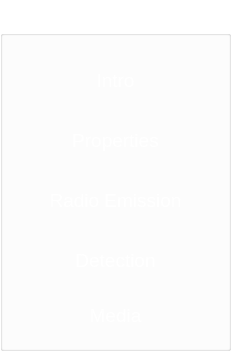
  <widget class="QGroupBox" name="groupBox">
   <property name="geometry">
    <rect>
     <x>30</x>
     <y>90</y>
     <width>231</width>
     <height>351</height>
    </rect>
   </property>
   <property name="minimumSize">
    <size>
     <width>231</width>
     <height>321</height>
    </size>
   </property>
   <property name="palette">
    <palette>
     <active>
      <colorrole role="WindowText">
       <brush brushstyle="SolidPattern">
        <color alpha="255">
         <red>255</red>
         <green>255</green>
         <blue>255</blue>
        </color>
       </brush>
      </colorrole>
      <colorrole role="Button">
       <brush brushstyle="SolidPattern">
        <color alpha="10">
         <red>255</red>
         <green>255</green>
         <blue>255</blue>
        </color>
       </brush>
      </colorrole>
      <colorrole role="Base">
       <brush brushstyle="SolidPattern">
        <color alpha="10">
         <red>255</red>
         <green>255</green>
         <blue>255</blue>
        </color>
       </brush>
      </colorrole>
      <colorrole role="Window">
       <brush brushstyle="SolidPattern">
        <color alpha="10">
         <red>255</red>
         <green>255</green>
         <blue>255</blue>
        </color>
       </brush>
      </colorrole>
     </active>
     <inactive>
      <colorrole role="WindowText">
       <brush brushstyle="SolidPattern">
        <color alpha="255">
         <red>255</red>
         <green>255</green>
         <blue>255</blue>
        </color>
       </brush>
      </colorrole>
      <colorrole role="Button">
       <brush brushstyle="SolidPattern">
        <color alpha="10">
         <red>255</red>
         <green>255</green>
         <blue>255</blue>
        </color>
       </brush>
      </colorrole>
      <colorrole role="Base">
       <brush brushstyle="SolidPattern">
        <color alpha="10">
         <red>255</red>
         <green>255</green>
         <blue>255</blue>
        </color>
       </brush>
      </colorrole>
      <colorrole role="Window">
       <brush brushstyle="SolidPattern">
        <color alpha="10">
         <red>255</red>
         <green>255</green>
         <blue>255</blue>
        </color>
       </brush>
      </colorrole>
     </inactive>
     <disabled>
      <colorrole role="WindowText">
       <brush brushstyle="SolidPattern">
        <color alpha="255">
         <red>190</red>
         <green>190</green>
         <blue>190</blue>
        </color>
       </brush>
      </colorrole>
      <colorrole role="Button">
       <brush brushstyle="SolidPattern">
        <color alpha="10">
         <red>255</red>
         <green>255</green>
         <blue>255</blue>
        </color>
       </brush>
      </colorrole>
      <colorrole role="Base">
       <brush brushstyle="SolidPattern">
        <color alpha="10">
         <red>255</red>
         <green>255</green>
         <blue>255</blue>
        </color>
       </brush>
      </colorrole>
      <colorrole role="Window">
       <brush brushstyle="SolidPattern">
        <color alpha="10">
         <red>255</red>
         <green>255</green>
         <blue>255</blue>
        </color>
       </brush>
      </colorrole>
     </disabled>
    </palette>
   </property>
   <property name="font">
    <font>
     <family>High Tower Text</family>
     <pointsize>16</pointsize>
     <weight>50</weight>
     <italic>false</italic>
     <bold>false</bold>
    </font>
   </property>
   <property name="autoFillBackground">
    <bool>false</bool>
   </property>
   <property name="styleSheet">
    <string notr="true">background-color:rgba(255, 255, 255, 10)</string>
   </property>
   <property name="title">
    <string>       About EAS           </string>
   </property>
   <property name="flat">
    <bool>true</bool>
   </property>
   <widget class="QPushButton" name="pushButton">
    <property name="geometry">
     <rect>
      <x>10</x>
      <y>40</y>
      <width>211</width>
      <height>81</height>
     </rect>
    </property>
    <property name="minimumSize">
     <size>
      <width>211</width>
      <height>71</height>
     </size>
    </property>
    <property name="palette">
     <palette>
      <active>
       <colorrole role="ButtonText">
        <brush brushstyle="SolidPattern">
         <color alpha="255">
          <red>255</red>
          <green>255</green>
          <blue>255</blue>
         </color>
        </brush>
       </colorrole>
      </active>
      <inactive>
       <colorrole role="ButtonText">
        <brush brushstyle="SolidPattern">
         <color alpha="255">
          <red>255</red>
          <green>255</green>
          <blue>255</blue>
         </color>
        </brush>
       </colorrole>
      </inactive>
      <disabled>
       <colorrole role="ButtonText">
        <brush brushstyle="SolidPattern">
         <color alpha="255">
          <red>190</red>
          <green>190</green>
          <blue>190</blue>
         </color>
        </brush>
       </colorrole>
      </disabled>
     </palette>
    </property>
    <property name="font">
     <font>
      <family>MS UI Gothic</family>
      <pointsize>14</pointsize>
      <weight>50</weight>
      <bold>false</bold>
     </font>
    </property>
    <property name="styleSheet">
     <string notr="true">#pushButton {
background-color: url transparent;
border-image: url(:un3.png);
background: none;
border:  none;
background-repeat: none;
}
#pushButton:hover
{
border-image: url(:un1.png);
}
#pushButton:pressed
{
border-image: url(:un2.png);
}
</string>
    </property>
    <property name="text">
     <string>Intro</string>
    </property>
   </widget>
   <widget class="QPushButton" name="pushButton_2">
    <property name="geometry">
     <rect>
      <x>10</x>
      <y>100</y>
      <width>211</width>
      <height>81</height>
     </rect>
    </property>
    <property name="palette">
     <palette>
      <active>
       <colorrole role="ButtonText">
        <brush brushstyle="SolidPattern">
         <color alpha="255">
          <red>255</red>
          <green>255</green>
          <blue>255</blue>
         </color>
        </brush>
       </colorrole>
      </active>
      <inactive>
       <colorrole role="ButtonText">
        <brush brushstyle="SolidPattern">
         <color alpha="255">
          <red>255</red>
          <green>255</green>
          <blue>255</blue>
         </color>
        </brush>
       </colorrole>
      </inactive>
      <disabled>
       <colorrole role="ButtonText">
        <brush brushstyle="SolidPattern">
         <color alpha="255">
          <red>190</red>
          <green>190</green>
          <blue>190</blue>
         </color>
        </brush>
       </colorrole>
      </disabled>
     </palette>
    </property>
    <property name="font">
     <font>
      <family>MS UI Gothic</family>
      <pointsize>14</pointsize>
      <weight>50</weight>
      <bold>false</bold>
     </font>
    </property>
    <property name="styleSheet">
     <string notr="true">#pushButton_2 {
background-color: url transparent;
border-image: url(:un3.png);
background: none;
border:  none;
background-repeat: none;
}
#pushButton_2:hover
{
border-image: url(:un1.png);
}
#pushButton_2:pressed
{
border-image: url(:un2.png);
}
</string>
    </property>
    <property name="text">
     <string>Properties</string>
    </property>
   </widget>
   <widget class="QPushButton" name="pushButton_3">
    <property name="geometry">
     <rect>
      <x>10</x>
      <y>160</y>
      <width>211</width>
      <height>81</height>
     </rect>
    </property>
    <property name="palette">
     <palette>
      <active>
       <colorrole role="ButtonText">
        <brush brushstyle="SolidPattern">
         <color alpha="255">
          <red>255</red>
          <green>255</green>
          <blue>255</blue>
         </color>
        </brush>
       </colorrole>
      </active>
      <inactive>
       <colorrole role="ButtonText">
        <brush brushstyle="SolidPattern">
         <color alpha="255">
          <red>255</red>
          <green>255</green>
          <blue>255</blue>
         </color>
        </brush>
       </colorrole>
      </inactive>
      <disabled>
       <colorrole role="ButtonText">
        <brush brushstyle="SolidPattern">
         <color alpha="255">
          <red>190</red>
          <green>190</green>
          <blue>190</blue>
         </color>
        </brush>
       </colorrole>
      </disabled>
     </palette>
    </property>
    <property name="font">
     <font>
      <family>MS UI Gothic</family>
      <pointsize>14</pointsize>
      <weight>50</weight>
      <bold>false</bold>
     </font>
    </property>
    <property name="styleSheet">
     <string notr="true">#pushButton_3 {
background-color: url transparent;
border-image: url(:un3.png);
background: none;
border:  none;
background-repeat: none;
}
#pushButton_3:hover
{
border-image: url(:un1.png);
}
#pushButton_3:pressed
{
border-image: url(:un2.png);
}
</string>
    </property>
    <property name="text">
     <string>Radio Emission</string>
    </property>
   </widget>
   <widget class="QPushButton" name="pushButton_4">
    <property name="geometry">
     <rect>
      <x>10</x>
      <y>220</y>
      <width>211</width>
      <height>81</height>
     </rect>
    </property>
    <property name="palette">
     <palette>
      <active>
       <colorrole role="Button">
        <brush brushstyle="SolidPattern">
         <color alpha="255">
          <red>78</red>
          <green>154</green>
          <blue>6</blue>
         </color>
        </brush>
       </colorrole>
       <colorrole role="ButtonText">
        <brush brushstyle="SolidPattern">
         <color alpha="255">
          <red>255</red>
          <green>255</green>
          <blue>255</blue>
         </color>
        </brush>
       </colorrole>
      </active>
      <inactive>
       <colorrole role="Button">
        <brush brushstyle="SolidPattern">
         <color alpha="255">
          <red>78</red>
          <green>154</green>
          <blue>6</blue>
         </color>
        </brush>
       </colorrole>
       <colorrole role="ButtonText">
        <brush brushstyle="SolidPattern">
         <color alpha="255">
          <red>255</red>
          <green>255</green>
          <blue>255</blue>
         </color>
        </brush>
       </colorrole>
      </inactive>
      <disabled>
       <colorrole role="Button">
        <brush brushstyle="SolidPattern">
         <color alpha="255">
          <red>78</red>
          <green>154</green>
          <blue>6</blue>
         </color>
        </brush>
       </colorrole>
       <colorrole role="ButtonText">
        <brush brushstyle="SolidPattern">
         <color alpha="255">
          <red>190</red>
          <green>190</green>
          <blue>190</blue>
         </color>
        </brush>
       </colorrole>
      </disabled>
     </palette>
    </property>
    <property name="font">
     <font>
      <family>MS UI Gothic</family>
      <pointsize>14</pointsize>
      <weight>50</weight>
      <bold>false</bold>
     </font>
    </property>
    <property name="styleSheet">
     <string notr="true">#pushButton_4 {
background-color: url transparent;
border-image: url(:un3.png);
background: none;
border:  none;
background-repeat: none;
}
#pushButton_4:hover
{
border-image: url(:un1.png);
}
#pushButton_4:pressed
{
border-image: url(:un2.png);
}
</string>
    </property>
    <property name="text">
     <string>Detection</string>
    </property>
   </widget>
   <widget class="QPushButton" name="pushButton_8">
    <property name="geometry">
     <rect>
      <x>10</x>
      <y>280</y>
      <width>211</width>
      <height>71</height>
     </rect>
    </property>
    <property name="palette">
     <palette>
      <active>
       <colorrole role="ButtonText">
        <brush brushstyle="SolidPattern">
         <color alpha="255">
          <red>255</red>
          <green>255</green>
          <blue>255</blue>
         </color>
        </brush>
       </colorrole>
      </active>
      <inactive>
       <colorrole role="ButtonText">
        <brush brushstyle="SolidPattern">
         <color alpha="255">
          <red>255</red>
          <green>255</green>
          <blue>255</blue>
         </color>
        </brush>
       </colorrole>
      </inactive>
      <disabled>
       <colorrole role="ButtonText">
        <brush brushstyle="SolidPattern">
         <color alpha="255">
          <red>190</red>
          <green>190</green>
          <blue>190</blue>
         </color>
        </brush>
       </colorrole>
      </disabled>
     </palette>
    </property>
    <property name="font">
     <font>
      <family>MS UI Gothic</family>
      <pointsize>14</pointsize>
      <weight>50</weight>
      <bold>false</bold>
     </font>
    </property>
    <property name="styleSheet">
     <string notr="true">#pushButton_8 {
background-color: url transparent;
border-image: url(:un3.png);
background: none;
border:  none;
background-repeat: none;
}
#pushButton_8:hover
{
border-image: url(:un1.png);
}
#pushButton_8:pressed
{
border-image: url(:un2.png);
}</string>
    </property>
    <property name="text">
     <string>Media</string>
    </property>
   </widget>
   <zorder>pushButton</zorder>
   <zorder>pushButton_2</zorder>
   <zorder>pushButton_4</zorder>
   <zorder>pushButton_3</zorder>
   <zorder>pushButton_8</zorder>
  </widget>
